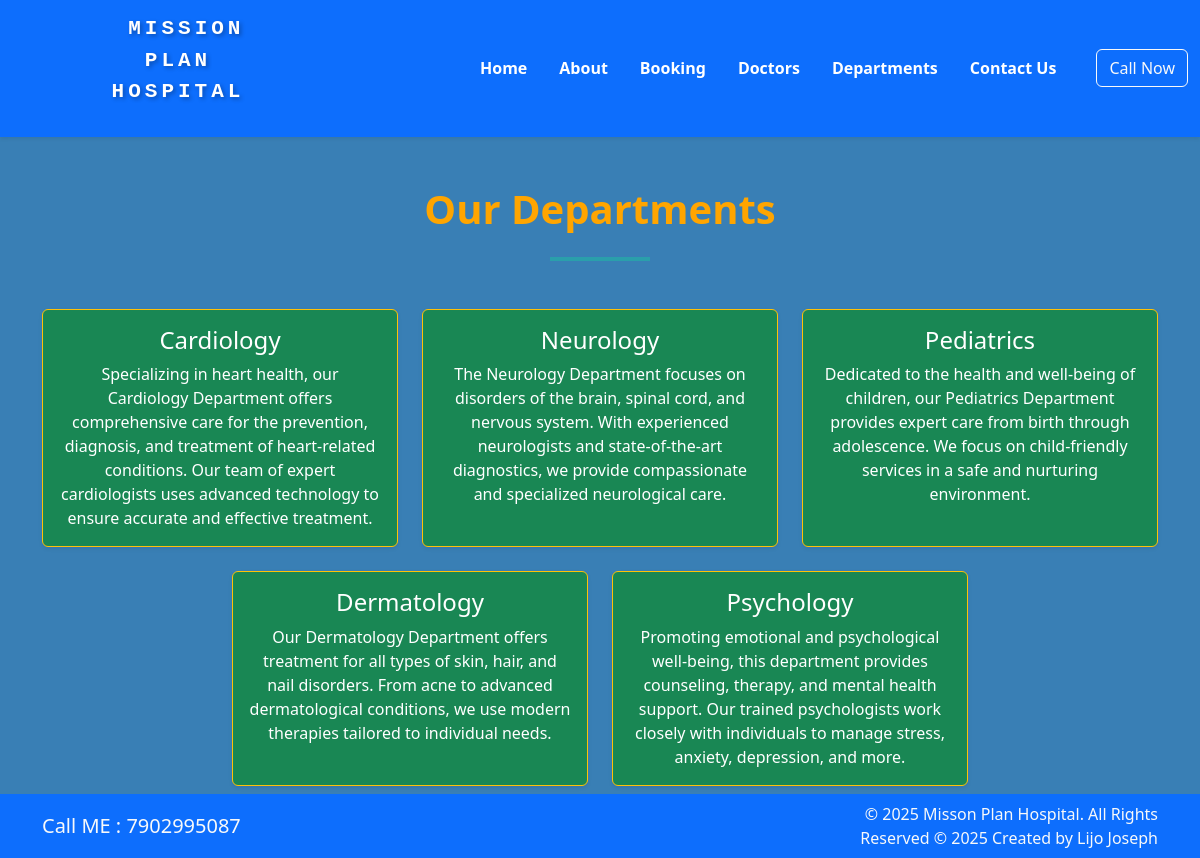
Page /department/ on the committed database.
### Review/models.py (models this page shows, shortened)
class Departments(models.Model):
    dep_name = models.CharField(max_length=100)
    dep_description = models.TextField()

### Review/views.py (the view)
# urls.py: path('department/',views.department,name='department'),
def department(request):
    dict_dept ={
        'dept':Departments.objects.all()
    }
    return render(request,'department.html',dict_dept)

### templates/department.html (shortened to what this page needs)
{% extends "base.html" %}
{% load static %}
{% block content %}
<section class="py-5" style="background: #397fb5ff;">
  <div class="container">
     <h1 class="text-center mb-4 fw-bold" style="color: orange;">Our Departments</h1>
    <hr class="mx-auto mb-5" style="width: 100px; border: 2px solid #00ff91ff;">
    <div class="row justify-content-center">
        {% for d in dept %}
        <div class="col-md-6 col-lg-4 mb-4">
            <div class="card bg-success text-white h-100 shadow-sm border-warning">
                <div class="card-body text-center">
                    <h4 class="card-title">{{ d.dep_name }}</h4>
                    <p class="card-text">{{ d.dep_description }}</p>
                </div>
            </div>
        </div>
        {% endfor %}
    </div>
</div>
{% endblock %}

### rows in the picture
Departments: dep_name "Cardiology", dep_description "Specializing in heart health, our Cardiology Department offers comprehensive care for the prevention, diagnosis, and treatment of heart-related conditions. Our team of expert cardiologists uses advanced technology to ensure accurate and effective treatment."
Departments: dep_name "Neurology", dep_description "The Neurology Department focuses on disorders of the brain, spinal cord, and nervous system. With experienced neurologists and state-of-the-art diagnostics, we provide compassionate and specialized neurological care."
Departments: dep_name "Pediatrics", dep_description "Dedicated to the health and well-being of children, our Pediatrics Department provides expert care from birth through adolescence. We focus on child-friendly services in a safe and nurturing environment."
Departments: dep_name "Dermatology", dep_description "Our Dermatology Department offers treatment for all types of skin, hair, and nail disorders. From acne to advanced dermatological conditions, we use modern therapies tailored to individual needs."
Departments: dep_name "Psychology", dep_description "Promoting emotional and psychological well-being, this department provides counseling, therapy, and mental health support. Our trained psychologists work closely with individuals to manage stress, anxiety, depression, and more."
